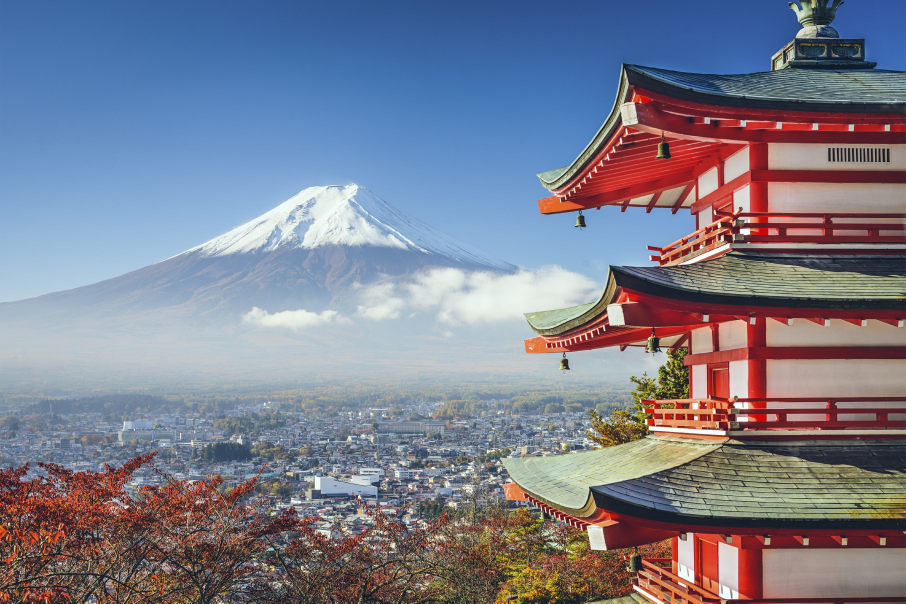
#> input picture Examples/Inputs/Fuji.jpg, 2716 x 1810 px (shown at 1/3 size)
$ python Code_01_11_randomizedSVD.py
#> lines starting #> are read from the running program, lines starting #| are printed output that depends on the picture
import numpy as np
import matplotlib.pyplot as plt

def randomizedSVD(X, r, q, p):
    ny = X.shape[1]
    P = np.random.randn(ny, r+p)
    Z = X @ P
    for k in range(q):
        Z =  X @ ( X.T @ Z)
    Q, R = np.linalg.qr(Z , mode='reduced')

    Y = Q.T @ X
    UY, S, VT = np.linalg.svd(Y, full_matrices=False)
    U = Q @ UY
    return U, S, VT

if __name__ == "__main__":
    # load image
    import os
    current_dir = os.path.dirname(os.path.abspath(__file__))
    os.chdir(current_dir)
    path = "Inputs/Fuji.jpg"
    image = plt.imread(path)
#> image is the input picture: shape (1810, 2716, 3); mean R, G, B 123.3, 126, 141.7
    X = np.mean(image, axis=2)
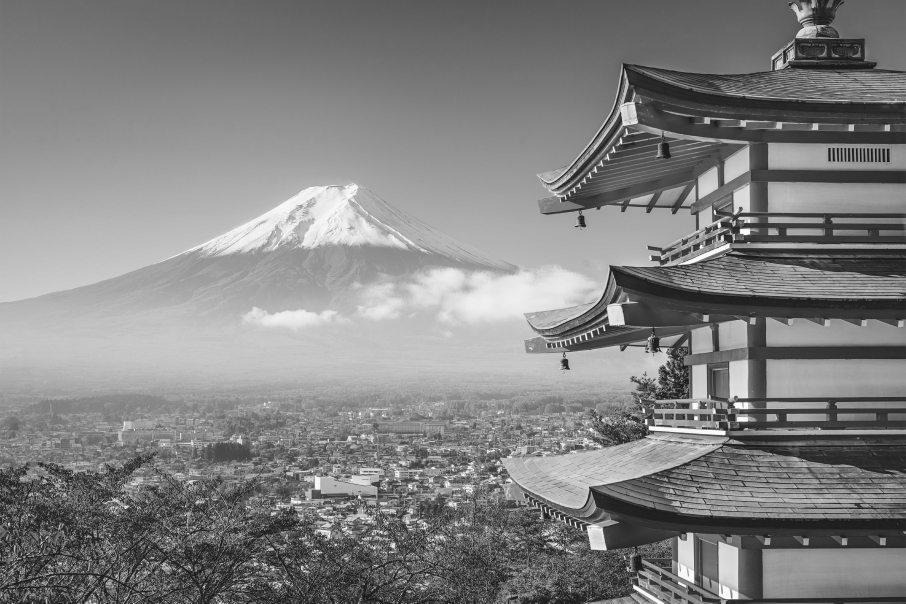
#> X: shape (1810, 2716) float64 (shown at 1/3 size); min 2, max 255, mean 130.3
    fig = plt.figure(figsize=(30,20))
    plt.subplot(1,2,1)
    plt.imshow(X, cmap='gray')
    print(X.shape)
#| (1810, 2716)

    r_values = [ 400]
    p_values = [10]
    q_values = [0, 1, 2, 5, 10, 20]
    fig, axes = plt.subplots(len(r_values), len(q_values), figsize=(20, 10))

    for i, r in enumerate(r_values):
        for j, q in enumerate(q_values):
            U, S, VT = randomizedSVD(X, r, q, 10)
            reconstructed_image = U @ np.diag(S) @ VT
            reconstructed_image = reconstructed_image.reshape(image.shape[0], image.shape[1])
#> (the run stopped early here; a loop or call above may not have finished)
